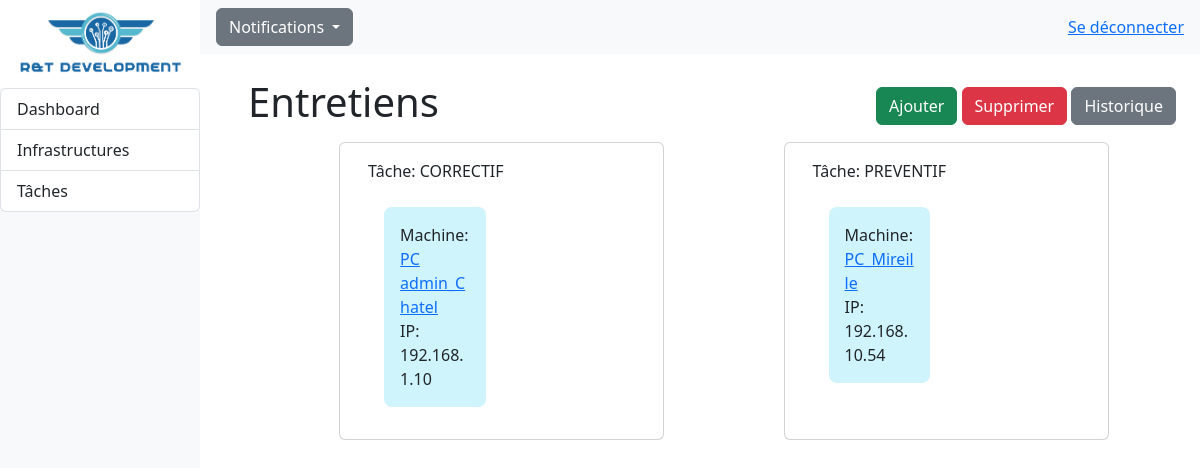
Page /RT_app/admin/entretiens (signed in) on the earlier database version.
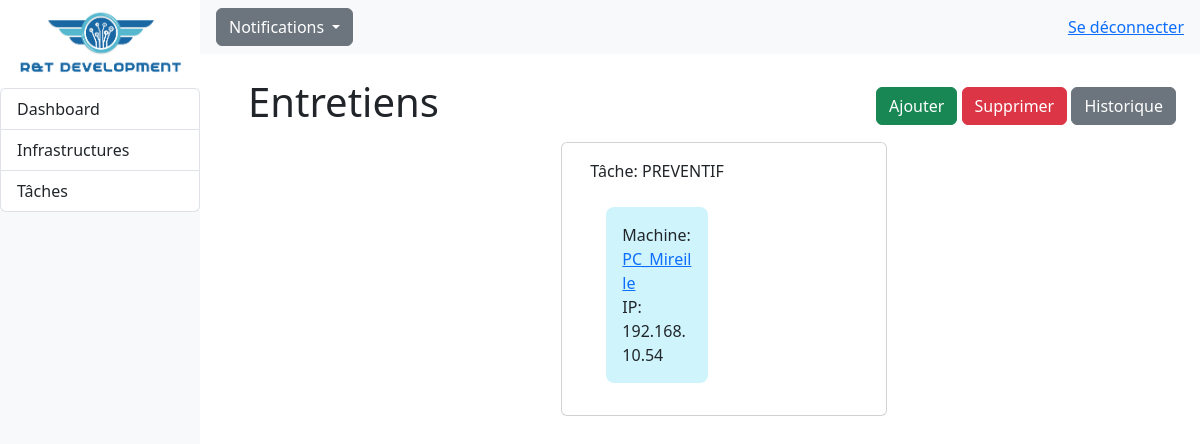
Same page on the later database version.
### RT_app/models.py (models this page shows, shortened)
class Entretien(models.Model):
    TYPE_CHOICES = [
        ('PREVENTIF', 'Préventif'),
        ('CORRECTIF', 'Correctif'),
        ('AMELIORATION', 'Amélioration'),
        ('MISE A JOUR', 'Mise à jour'),
        ('REPARATION', 'Réparation'),
        ('AUTRE', 'Autre')
    ]
    id = models.AutoField(primary_key=True,editable=False)
    nom = models.CharField(max_length=30, default="Mise à jour")
    type = models.CharField(max_length=15, choices=TYPE_CHOICES, default='PREVENTIF')
    description = models.TextField()
    date = models.DateField(default=datetime.now().strftime("%Y-%m-%d"))
    id_personnel = models.ForeignKey('Personnel', on_delete=models.CASCADE)
    id_machine  = models.ForeignKey('Machine', on_delete=models.CASCADE)
    etat = models.BooleanField(default=False)

class Machine(models.Model):
    TYPE = (
        ('PC', 'PC - OS windows'),
        ('Mac', ('Mac - OS MacOS')),
        ('Serveur', ('Serveur - OS Debian')),
        ('Autre', ('Autre type de machine')),
    )
    id = models.AutoField(primary_key=True,editable=False)
    nom = models.CharField(max_length=30, default="PC")
    ip = models.CharField(max_length=15, default="172.0.0.1", validators=[RegexValidator(r'^((25[0-5]|(2[0-4]|1\d|[1-9]|)\d)\.?\b){4}$')])
    etat = models.BooleanField(default=True)
    id_infrastructure = models.ForeignKey('Infrastructure', on_delete=models.CASCADE)
    type_machine = models.CharField(max_length=32, choices=TYPE, default='PC')
    def __str__ (self):
        return f"{self.nom} -> {self.ip} ({self.id_infrastructure})"

### RT_app/views.py (the view, shortened to what this page needs)
# urls.py: path('admin/entretiens', views.taches, name='taches'),
@login_required
def taches(request):
    entretien_a_faire = entretiens.filter(etat=True)
    entretien_par_type = entretien_a_faire.values('type').annotate(count=Count('type'))
    machines_entretien = []
    for entretien_type in entretien_par_type:
        machines = Machine.objects.filter(entretien__type=entretien_type['type'])
        machines_entretien.append({'type': entretien_type['type'], 'machines': machines})
    addEntretienForm = AddEntretienForm()
    deleteEntretienForm = DeleteEntretienForm()
    submitted_add = False
    submitted_delete = False
    print(machines_entretien)
    context = {
        'infrastructures' : infrastructures,
        'entretiens' : entretiens,
        'personnels' : personnels,
        'entretien_a_faire' : entretien_a_faire,
        'entretien_par_type': entretien_par_type,
        'machines_entretien' : machines_entretien,
        'addEntretienForm': addEntretienForm,
        'deleteEntretienForm': deleteEntretienForm,
        'submitted_add': submitted_add,
        'submitted_delete': submitted_delete,
    }
    return render(request, 'admin/taches.html', context)

### RT_app/models.py (called while the page is built)
    def __str__ (self):
        return f"{self.username} ({self.id_infrastructure})"

    def __str__ (self):
        return f"{self.nom}"

### RT_app/templates/admin/taches.html (shortened to what this page needs)
{% extends "dashboard.html" %}
{% block content %}
<div class="mt-4 ms-5">
    <div class="row row-cols-lg-auto pe-4 align-items-center justify-content-between">
        <h1>Entretiens</h1>
        <div>
            <a class="btn btn-success" data-bs-toggle="modal" data-bs-target="#AddEntretien" href="#" >Ajouter</a>
            <a class="btn btn-danger" data-bs-toggle="modal" data-bs-target="#DeleteEntretien" href="#" >Supprimer</a>
            <a class="btn btn-secondary" href="{% url 'taches_historique' %}" >Historique</a>
        </div>
    </div>
    <div class="row gap-3 justify-content-evenly">
        {% if machines_entretien %}
        {% for entretien_type in machines_entretien %}
        <div class="card mt-2 col-4">
            <div class="card-body">
                <div class="card-title">Tâche: {{entretien_type.type}}</div>
                {% for machine in entretien_type.machines %}
                <div class="p-3 col-6">
                    <div class="card-body bg-info-subtle rounded-3">
                        <div class="card-text w-auto">Machine: <a href="#">{{ machine.nom }}</a></div>
                        <div class="card-text w-auto">IP: {{machine.ip}}</div>
                    </div>
                </div>
                {% endfor %}
            </div>
        </div>
        {% endfor %}
    </div>
    {% else %}
      <div class="alert alert-danger me-5" role="alert">Il n'y a pas eu d'entretiens</div>
    {% endif %}
</div>
{% endblock %}

Differences in the rows shown:
no longer on this page (row edited): Entretien: type "CORRECTIF"
no longer on this page (row unchanged): Machine: nom "PC admin_Chatel", ip "192.168.1.10", shown under "CORRECTIF"
